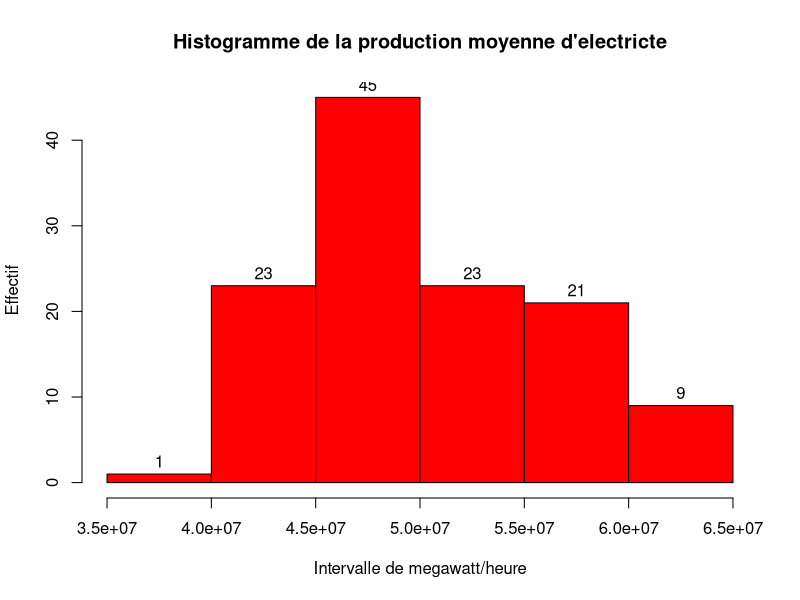
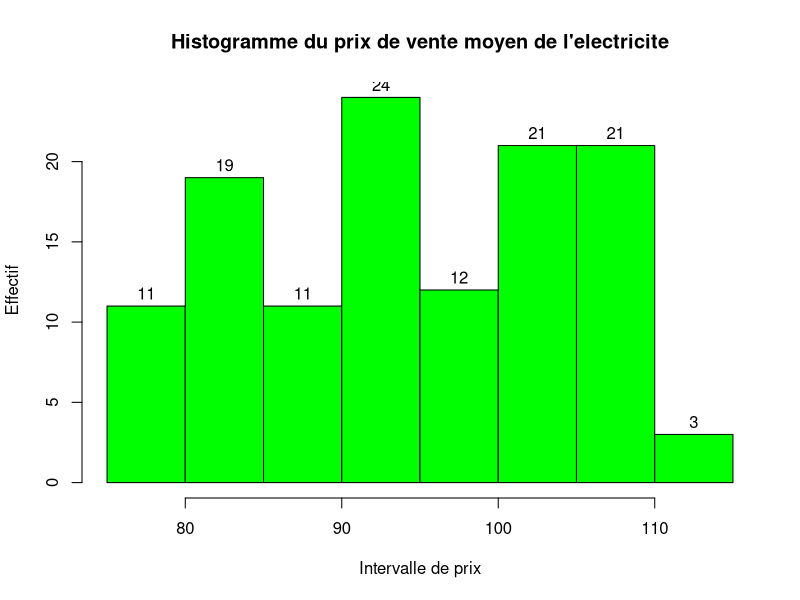
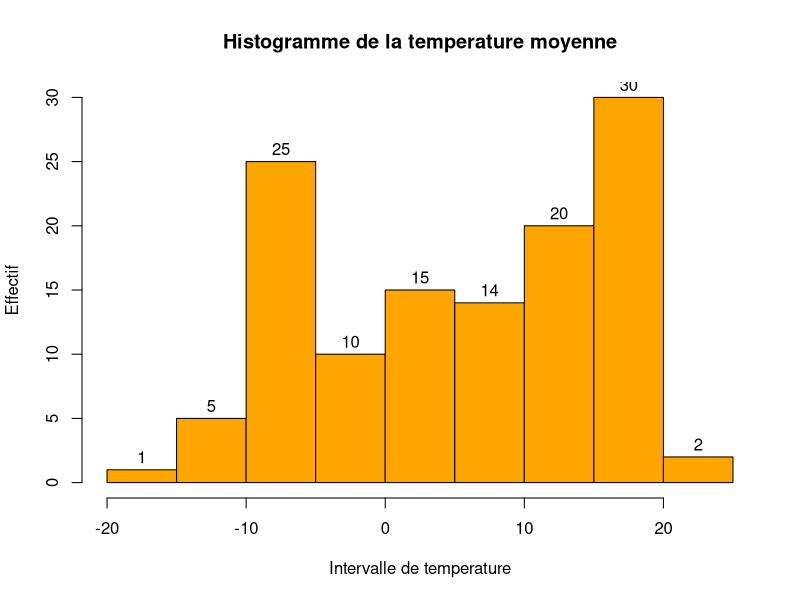
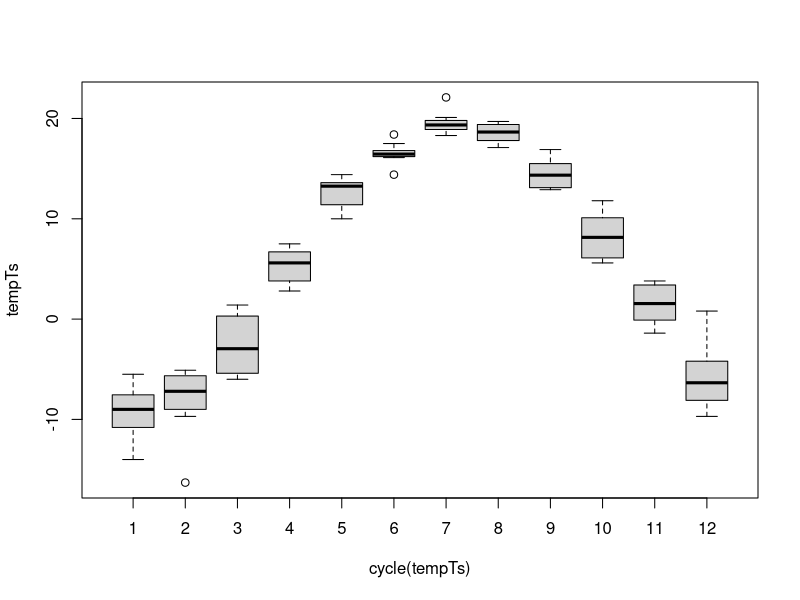
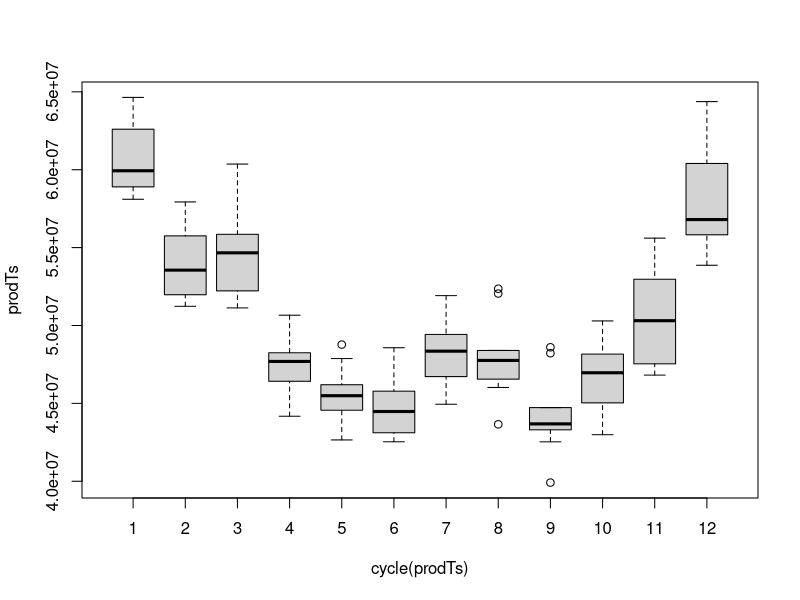
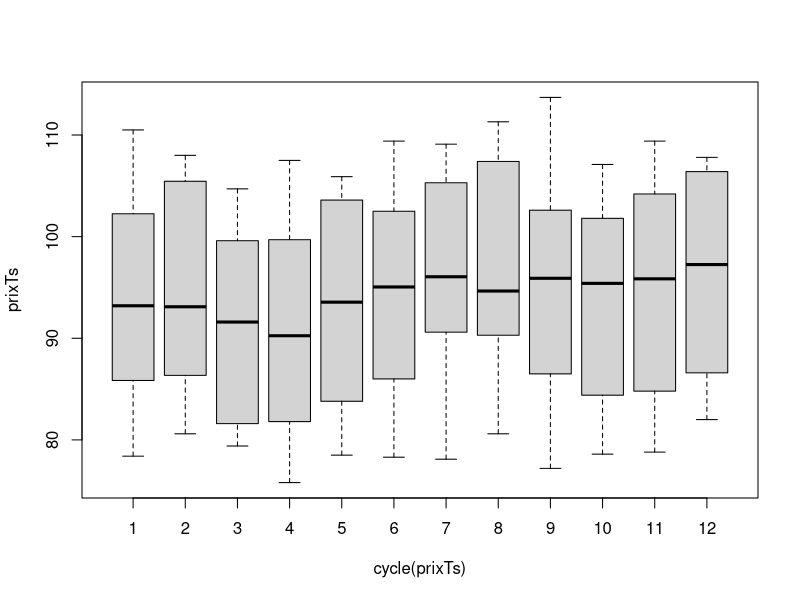

R code for these plots, in order: (Note: this script raises an error after producing the figures.)
library(lubridate)
setwd(dir="C:\\Users\\marca\\Desktop\\MH2302D")


donneesTot <- read.csv("BonnesDonnes.csv")

#colnames(donnees) <- c('id','date','prod','temp','prix')

donneesTot$date<-as.Date(donneesTot$date)

donneesTot$annee <- as.factor(year(donneesTot$date))

#Preparation des donnees sous formes de Time series pour analyse de la cyclicique et de l'auto correlation
tempTs <- ts(donneesTot$temp, start = c(2008, 1), end=c(2018, 2), frequency = 12)
prodTs <- ts(donneesTot$prod, start = c(2008, 1), end=c(2018, 2), frequency = 12)
prixTs <- ts(donneesTot$prix, start = c(2008, 1), end=c(2018, 2), frequency = 12)

#Selection des annees a observer
donnees <- donneesTot[which(donneesTot$annee == 2016 |donneesTot$annee == 2017),]





############################ Histogramme des variables #########################
#Aka distribution des donnees

#histogramme de la quantite d'electricite
hist( donneesTot$prod,col="red",main="Histogramme de la production moyenne d'electricte",
      xlab="Intervalle de megawatt/heure",ylab="Effectif", labels = T)

#Histogramme du prix de l'electricite
hist( donneesTot$prix,col="green",main="Histogramme du prix de vente moyen de l'electricite",
      xlab="Intervalle de prix",ylab="Effectif", labels = T)

#Histogramme de la temperature
hist( donneesTot$temp,col="orange",main="Histogramme de la temperature moyenne",
      xlab="Intervalle de temperature",ylab="Effectif", labels = T)






#Illustration du cycle de la temperature et de la production d'electricite

boxplot(tempTs~cycle(tempTs))

boxplot(prodTs~cycle(prodTs))

boxplot(prixTs~cycle(prixTs))





##### Tests de normalite

#Test normalite temperature
shapiro.test(donnees$temp)
#Test normalite Production
shapiro.test(donnees$prod)
#test Normalite prix
shapiro.test(donnees$prix)


#variance et moyenne
#temp
var(donnees$temp)
mean(donnees$temp)

#prod
var(donnees$prod)
mean(donnees$prod)

#prix
var(donnees$prix)
mean(donnees$prix)

########Generation des relations et regression polynomiale

# Temp et prod

str(donnees)
ggplot(donnees, aes(x = temp, y = prod))+geom_point()+geom_smooth()

model <- lm(donnees$prod ~ poly(donnees$temp,3))

plot(model)
summary(model)

head(donnees,12)

# Prix et temp
ggplot(donnees, aes(x = temp, y = prix))+geom_point()+geom_smooth()
# Ne donne rien

#Polynomiale
modelTempPrix <- lm(donnees$prix ~ poly(donnees$temp,3))
summary(modelTempPrix)

#On voit ici que ca marche pas tant

#Generation d'un modele time series pour temp et prod :






